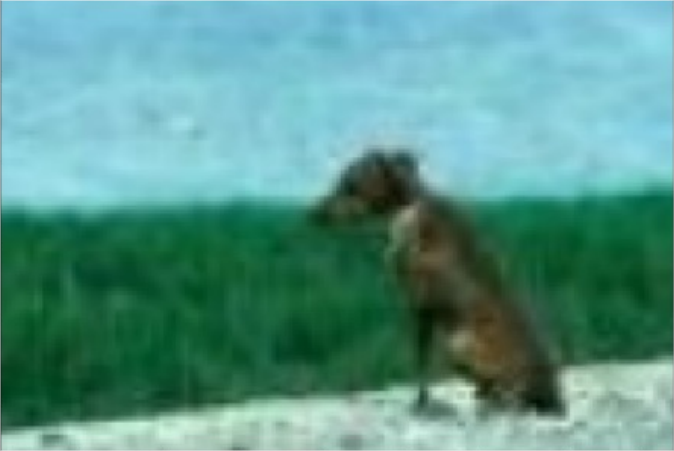
#> input picture 第六次作业/28-2200170262-邢永远/dog.png, 674 x 451 px, found by its file name
$ python 'kmeans图像聚类.py'
#> lines starting #> are read from the running program, lines starting #| are printed output that depends on the picture
import numpy as np
from PIL import Image
import matplotlib.pyplot as plt

# 读取图像并转换为RGB图像
image_path = "C:\\Users\\HONOR\\Desktop\\作业\\数字图像temp\\dog.png"
o3 = Image.open(image_path).convert('RGB')
I4 = np.array(o3)

# 设置 K-means 算法参数
K = 4  # 聚类中心数量
max_iters = 100  # 最大迭代次数

# 定义处理单个通道的函数
def process_channel(channel):
    num_levels = 8
    X = channel.astype(np.float64)
    X_q = np.floor(X / (256 / num_levels))
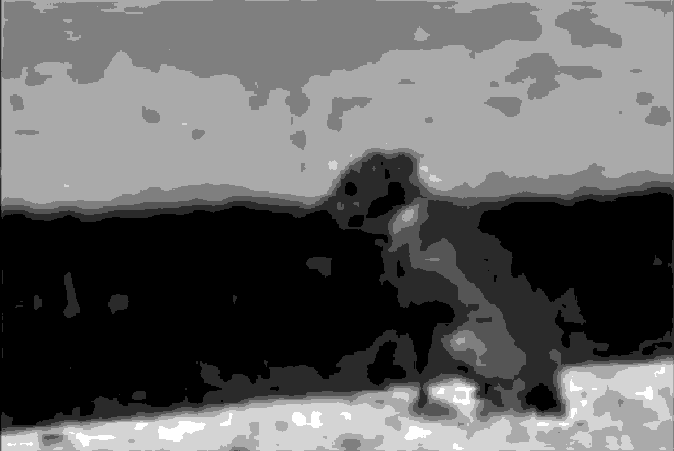
#> X_q: shape (451, 674) float64; min 0, max 6, mean 2.28; drawn with min black and max white

    a, b = X_q.shape
#> a = 451; b = 674
    X_reshape = X_q.flatten()

    centers = X_reshape[np.random.randint(0, len(X_reshape), K)]
#> centers = [4, 0, 3, 4]

    idx = np.zeros(len(X_reshape), dtype=int)
    distances = np.zeros((len(X_reshape), K))

    for iter in range(max_iters):
        for k in range(K):
            distances[:, k] = (X_reshape - centers[k]) ** 2

        idx = np.argmin(distances, axis=1)

        new_centers = np.zeros(K)
        for k in range(K):
            cluster_points = X_reshape[idx == k]
            if len(cluster_points) > 0:
                new_centers[k] = np.mean(cluster_points)

        if np.linalg.norm(new_centers - centers) < 1e-5:
            break
        centers = new_centers

    clustered_channel = idx.reshape(a, b)
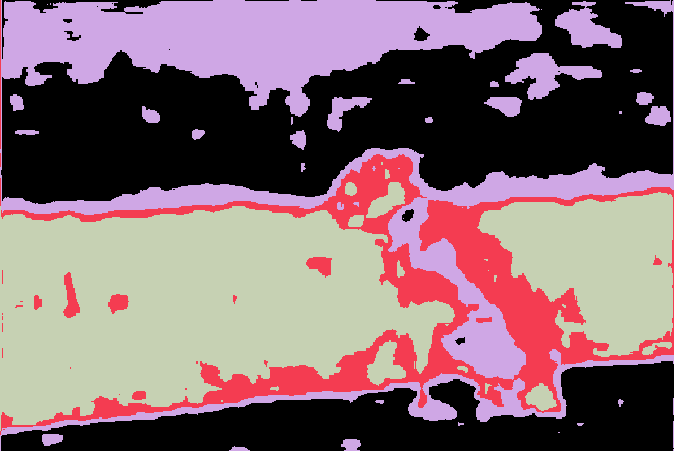
#> clustered_channel: shape (451, 674) int64; 4 distinct labels, from 0 to 3; one colour per label, 0 black
    return clustered_channel

# 分别处理R、G、B三个通道
R_channel = process_channel(I4[:, :, 0])
G_channel = process_channel(I4[:, :, 1])
#> in process_channel (call 2), `X_q = np.floor(X / (256 / num_levels))`:
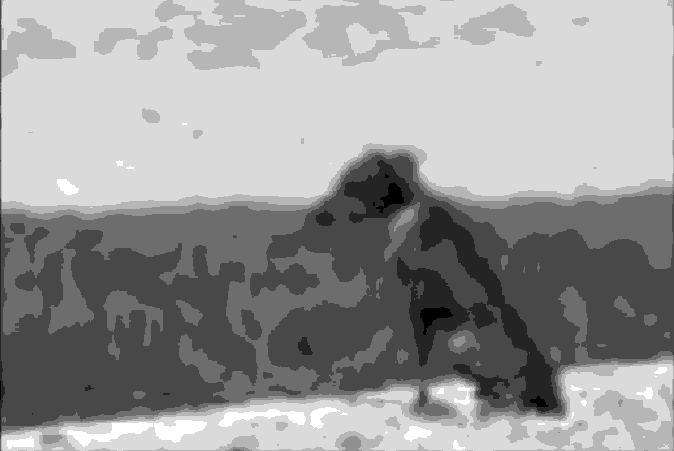
#> X_q: shape (451, 674) float64; min 0, max 7, mean 4.21; drawn with min black and max white
#> in process_channel (call 2), `centers = X_reshape[np.random.randint(0, len(X_reshape), K)]`: centers = [3, 2, 2, 6]
#> in process_channel (call 2), `clustered_channel = idx.reshape(a, b)`:
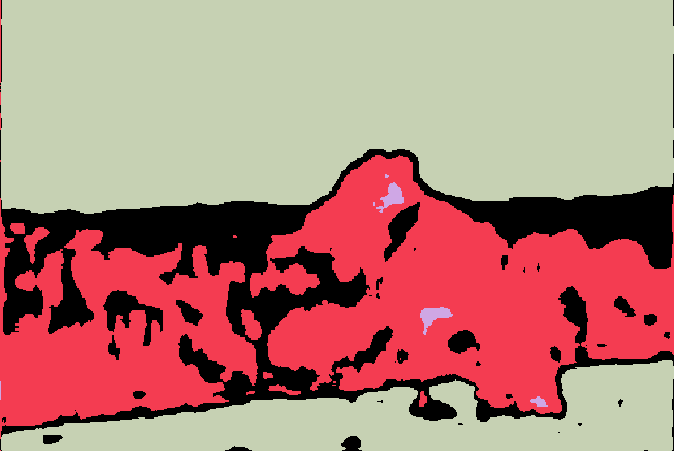
#> clustered_channel: shape (451, 674) int64; 4 distinct labels, from 0 to 3; one colour per label, 0 black
B_channel = process_channel(I4[:, :, 2])
#> in process_channel (call 3), `X_q = np.floor(X / (256 / num_levels))`:
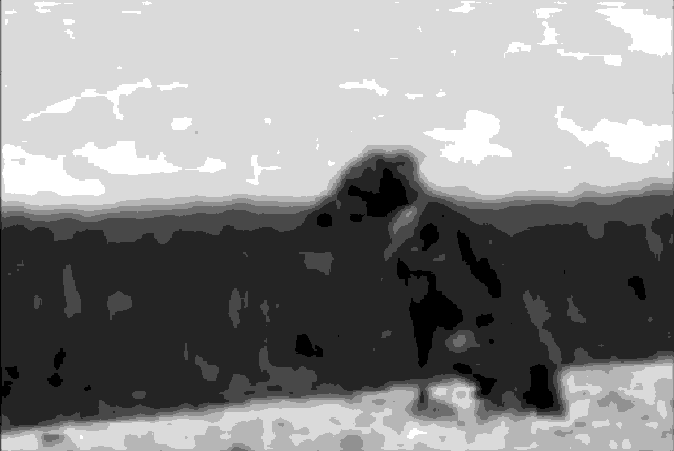
#> X_q: shape (451, 674) float64; min 0, max 7, mean 3.77; drawn with min black and max white
#> in process_channel (call 3), `centers = X_reshape[np.random.randint(0, len(X_reshape), K)]`: centers = [6, 1, 1, 2]
#> in process_channel (call 3), `clustered_channel = idx.reshape(a, b)`:
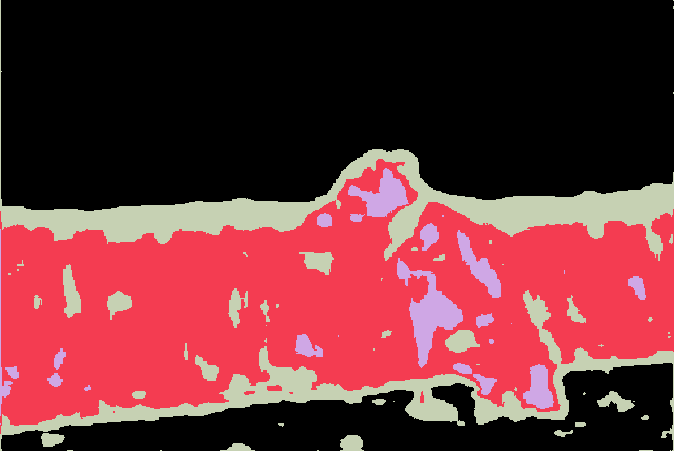
#> clustered_channel: shape (451, 674) int64; 4 distinct labels, from 0 to 3; one colour per label, 0 black

# 合并三个通道
clustered_image_rgb = np.stack((R_channel, G_channel, B_channel), axis=2)
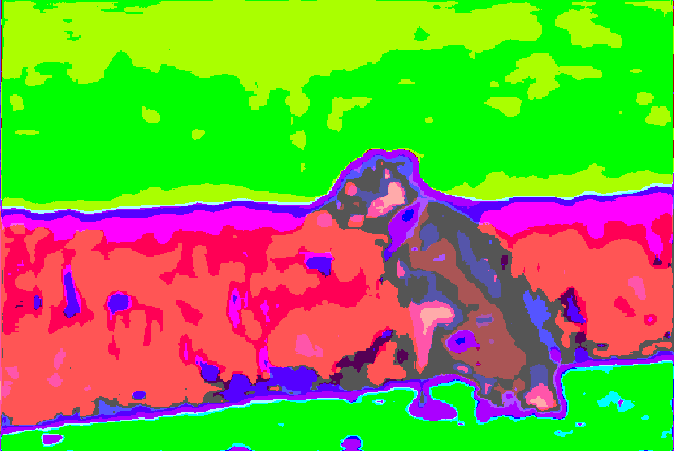
#> clustered_image_rgb: shape (451, 674, 3) int64; mean R, G, B 1.45, 1.91, 0.747; drawn with min black and max white

# 将聚类结果的值范围映射回0-255
clustered_image_rgb = (clustered_image_rgb / (K - 1) * 255).astype(np.uint8)

# 显示聚类结果图像
plt.figure()
plt.imshow(clustered_image_rgb)
plt.title('Clustering result image')
plt.axis('off')
plt.show()
